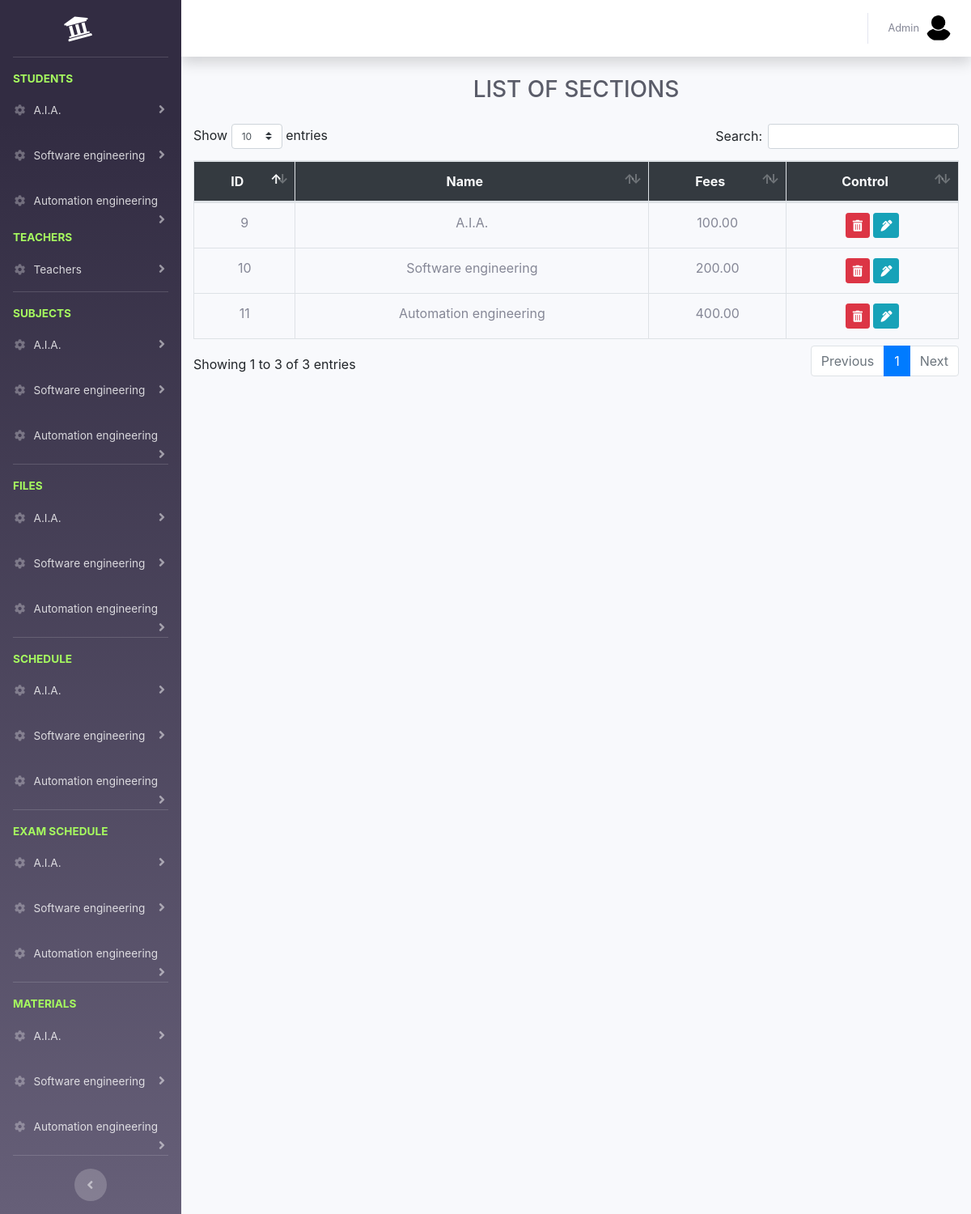
The page /admins/all-section.php (signed in) on the database as committed earlier.
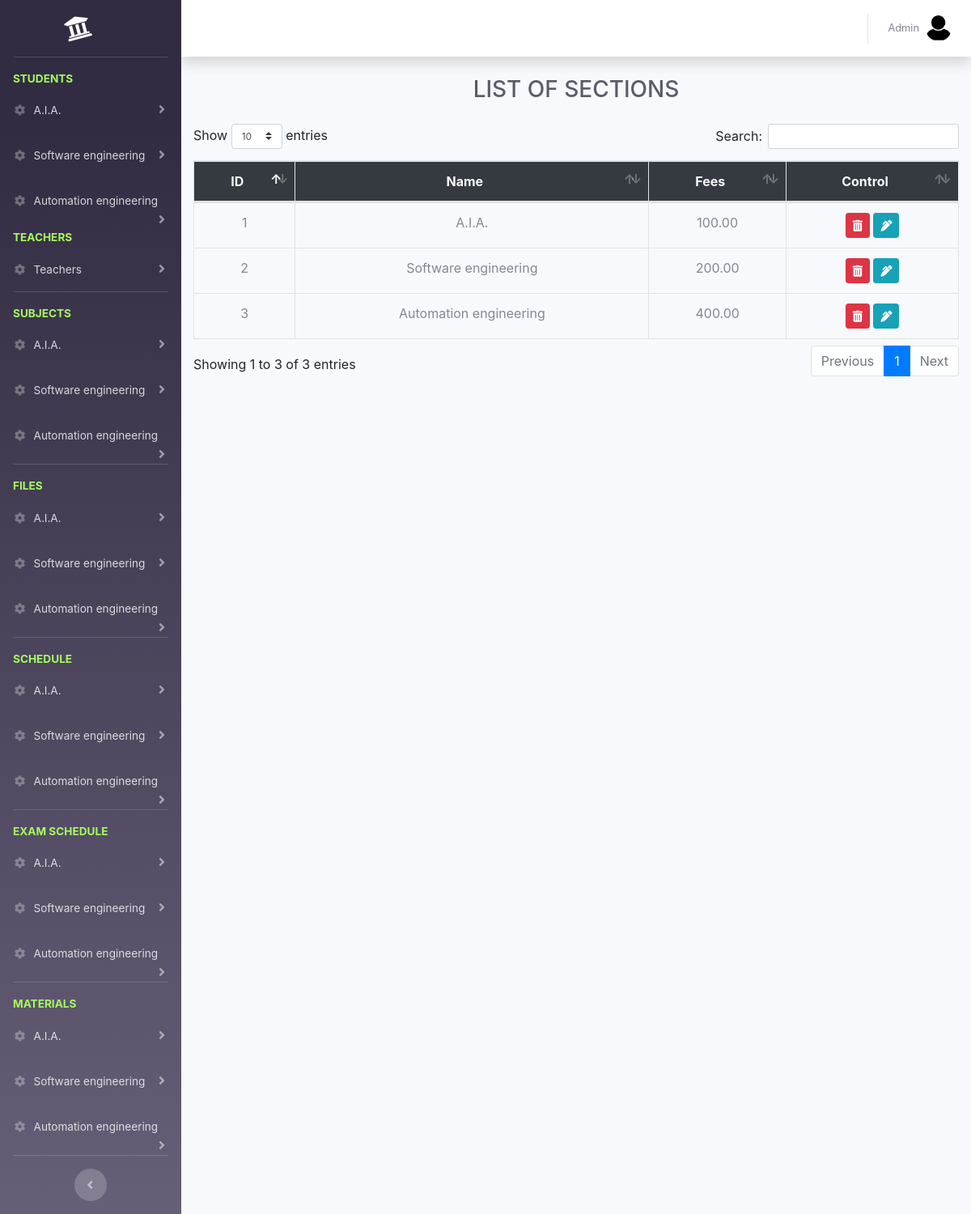
The same page on the database as committed later.
### tables this page shows
CREATE TABLE `sections` (
  `id` int(11) NOT NULL,
  `name` varchar(100) NOT NULL,
  `fees` decimal(10,2) NOT NULL
);

### admins/all-section.php (the view, shortened to what this page needs)
<?php
require('../connection.php');
include('../layout/header.php');
include('layout/sidebar.php');
include('layout/topnav.php');
$sql = "SELECT * FROM sections";
$result = mysqli_query($conn, $sql);
$sections = $result->fetch_all(MYSQLI_ASSOC);
?>
<div class="container-fluid">
    <div class="d-sm-flex align-items-center justify-content-between mb-4">
        <h1 class="m-auto h3 mb-0 text-gray-800 text-uppercase">list of sections</h1>
    </div>
    <div class="row">
        <div class="col-md-12">
        </div>
        <div class="col-md-12">
            <table class="table table-bordered sections_table">
                <thead>
                <tr class="bg-dark text-light text-center">
                    <th>ID</th>
                    <th>Name</th>
                    <th>Fees</th>
                    <th>Control</th>
                </tr>
                </thead>
                <tbody>
                    <?php
                    foreach ($sections as $section) { ?>
                        <tr class="text-center">
                            <td><?= $section['id']?></td>
                            <td><?= $section['name']?></td>
                            <td><?= $section['fees']?></td>
                            <td>
                                <a href="#" data-toggle="modal" data-target="#delete_modal" data-href="<?=APP?>/controllers/sections/delete.php?id=<?=$section['id']?>" class="btn btn-danger btn-sm delete_link"><i class="fa fa-trash-alt"></i></a>
                                <a data-toggle="modal" data-target="#edit_modal" href="#" data-href="<?=APP?>/controllers/sections/get_info.php?id=<?=$section['id']?>" class="btn btn-info btn-sm edit_link"><i class="fa fa-pen-alt"></i></a>
                            </td>
                        </tr>
                    <?php } ?>
                </tbody>
            </table>
        </div>
    </div>
</div>
<?php include('../layout/footer.php');?>

### layout/header.php (shortened to what this page needs)
<!DOCTYPE html>
<html lang="en">
    <head>
        <link href="<?=ASSETS.'vendor/fontawesome-free/css/all.min.css'?>" rel="stylesheet" type="text/css">
        <link href="<?=ASSETS?>css/style.min.css" rel="stylesheet">
        <link type="text/css" href="<?= ASSETS?>css/bootstrap.css" rel="stylesheet">
        <link type="text/css" href="<?= ASSETS?>css/dataTables.bootstrap4.min.css" rel="stylesheet">
    </head>
    <body id="page-top">

### admins/layout/sidebar.php (shortened to what this page needs)
<?php
$sectionsSql = "SELECT  sections.* FROM sections
                    LEFT JOIN section_years on sections.id=section_years.section_id GROUP BY sections.id";
$result = mysqli_query($conn, $sectionsSql);
$sections = $result->fetch_all(MYSQLI_ASSOC);
?>
<div id="wrapper">
      <ul class="navbar-nav bg-gradient-primary sidebar sidebar-dark accordion" id="accordionSidebar">
        <a class="sidebar-brand d-flex align-items-center justify-content-center" href="../index.php">
          <div class="sidebar-brand-icon rotate-n-15">
            <i class="fas fa-university"></i>
          </div>
        </a>
      <hr class="sidebar-divider">
      <li class="sidebar-heading">
          Students
      </li>
      <?php
      foreach ($sections as $section) { ?>
          <li class="nav-item">
              <a class="nav-link collapsed" href="#" data-toggle="collapse" data-target="#student_<?=$section['id']?>" aria-expanded="true" aria-controls="collapseProfi">
                  <i class="fas fa-fw fa-cog"></i>
                  <span><?=$section['name']?></span>
              </a>
          </li>
      <?php  } ?>
      <div class="sidebar-heading">
          Teachers
      </div>
      <li class="nav-item">
          <a class="nav-link collapsed" href="#" data-toggle="collapse" data-target="#teacher" aria-expanded="true" aria-controls="collapseProfi">
              <i class="fas fa-fw fa-cog"></i>
              <span>Teachers</span>
          </a>
      </li>
      <hr class="sidebar-divider">
      <li class="sidebar-heading">
          Subjects
      </li>
      <?php
      foreach ($sections as $section) { ?>
          <li class="nav-item">
              <a class="nav-link collapsed" href="#" data-toggle="collapse" data-target="#subject_<?=$section['id']?>" aria-expanded="true" aria-controls="collapseProfi">
                  <i class="fas fa-fw fa-cog"></i>
                  <span><?=$section['name']?></span>
              </a>
          </li>
      <?php  } ?>
          <hr class="sidebar-divider">
          <li class="sidebar-heading">
              files
          </li>
          <?php
          foreach ($sections as $section) { ?>
              <li class="nav-item">
                  <a class="nav-link collapsed" href="#" data-toggle="collapse" data-target="#file_<?=$section['id']?>" aria-expanded="true" aria-controls="collapse">
                      <i class="fas fa-fw fa-cog"></i>
                      <span><?=$section['name']?></span>
                  </a>
              </li>
          <?php  } ?>
      <hr class="sidebar-divider">
      <li class="sidebar-heading">
          schedule
      </li>
      <?php
      foreach ($sections as $section) { ?>
          <li class="nav-item">
              <a class="nav-link collapsed" href="#" data-toggle="collapse" data-target="#schedule_<?=$section['id']?>" aria-expanded="true" aria-controls="collapse">
                  <i class="fas fa-fw fa-cog"></i>
                  <span><?=$section['name']?></span>
              </a>
          </li>
      <?php  } ?>
      <hr class="sidebar-divider">
      <li class="sidebar-heading">
          exam schedule
      </li>
      <?php
      foreach ($sections as $section) { ?>
          <li class="nav-item">
              <a class="nav-link collapsed" href="#" data-toggle="collapse" data-target="#exam_schedule_<?=$section['id']?>" aria-expanded="true" aria-controls="collapse">
                  <i class="fas fa-fw fa-cog"></i>
                  <span><?=$section['name']?></span>
              </a>
          </li>
      <?php  } ?>
      <hr class="sidebar-divider">
      <li class="sidebar-heading">
          Materials
      </li>
      <?php
      foreach ($sections as $section) { ?>
          <li class="nav-item">
              <a class="nav-link collapsed" href="#" data-toggle="collapse" data-target="#course_<?=$section['id']?>" aria-expanded="true" aria-controls="collapse">
                  <i class="fas fa-fw fa-cog"></i>
                  <span><?=$section['name']?></span>
              </a>
          </li>
      <?php  } ?>
        <hr class="sidebar-divider d-none d-md-block">
        <div class="text-center d-none d-md-inline">
          <button class="rounded-circle border-0" id="sidebarToggle"></button>
        </div>
      </ul>
      <div id="content-wrapper" class="d-flex flex-column">
        <div id="content">

### admins/layout/topnav.php (shortened to what this page needs)
<nav class="navbar navbar-expand navbar-light bg-white topbar mb-4 static-top shadow">
  <ul class="navbar-nav ml-auto">
    <li class="nav-item dropdown no-arrow">
      <a class="nav-link dropdown-toggle" href="#" id="userDropdown" role="button" data-toggle="dropdown" aria-haspopup="true" aria-expanded="false">
        <span class="mr-2 d-none d-lg-inline text-gray-600 small"><?=$admin['name'] ?? 'Admin'?></span>
        <img class="img-profile rounded-circle" src="<?=APP.'/uploads/user.webp'?>">
      </a>
    </li>
  </ul>
</nav>

### layout/footer.php (shortened to what this page needs)
            </div>
        </div>
    </body>
</html>

Rows that differ between the two databases and show on the page:
removed sections: name "A.I.A.", id "9", fees "100.00"
removed sections: name "Software engineering", id "10", fees "200.00"
removed sections: name "Automation engineering", id "11", fees "400.00"
added sections: name "A.I.A.", id "1", fees "100.00"
added sections: name "Software engineering", id "2", fees "200.00"
added sections: name "Automation engineering", id "3", fees "400.00"
